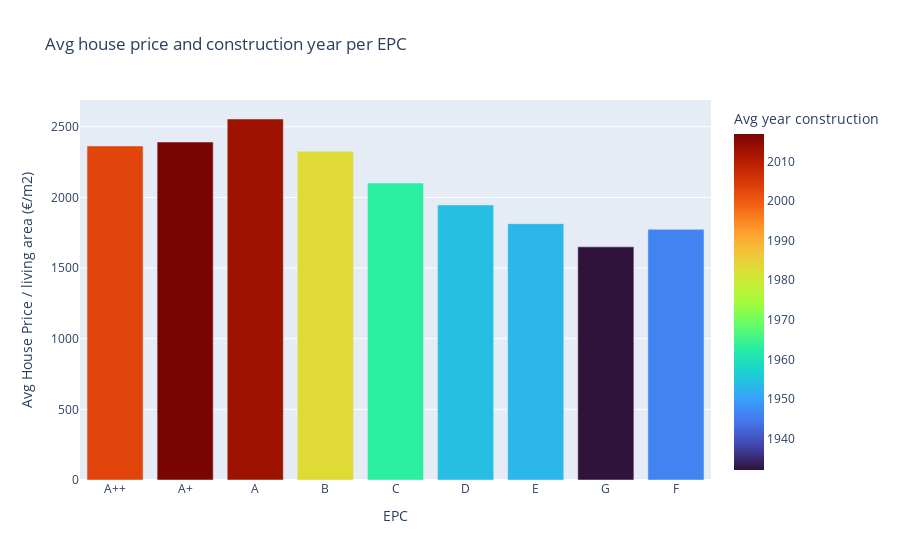

Notebook cell for this chart:
### Markdown cell above
## Graph avg house price/m2 versus year and EPC

### Code cell
# Selecting only columns with EPC correctly inputed
mask_epc = price_no_outliers['epc'].isin(["A++", "A+", "A", "B", "C", "D", "E", "F", "G"])
compare_epc= price_no_outliers[mask_epc]

# Grouping interesting variables per EPC type
compare_epc = compare_epc.groupby('epc', as_index=False)[["Price per Living Area",'construction_year','Price per Total Area']].mean().round()

# Starts bar plot to compare EPC, average pricing and construction year
fig = px.bar(compare_epc, x='epc', y='Price per Living Area', color='construction_year', title="Avg house price and construction year per EPC", labels = {'Price per Living Area':'Avg House Price / living area (€/m2)', 'epc': "EPC", "construction_year": "Avg year construction"}, color_continuous_scale = 'Turbo')
fig.update_xaxes(categoryorder='array', categoryarray= ['A++', 'A+', 'A', 'B', 'C', 'D', 'E', 'G'])
fig.show()

### Figure 1 — Plotly figure (JSON) as saved in the notebook; plotly's stock layout.template omitted (floating-point values rounded to 4 significant figures)
{"data": [{"alignmentgroup": "True", "hovertemplate": "EPC=%{x}<br>Avg House Price / living area (€/m2)=%{y}<br>Avg year construction=%{marker.color}<extra></extra>", "legendgroup": "", "marker": {"color": [2013, 2017, 2003, 1983, 1963, 1954, 1953, 1946, 1932], "coloraxis": "coloraxis", "pattern": {"shape": ""}}, "name": "", "offsetgroup": "", "orientation": "v", "showlegend": false, "textposition": "auto", "type": "bar", "x": ["A", "A+", "A++", "B", "C", "D", "E", "F", "G"], "xaxis": "x", "y": [2555, 2392, 2364, 2327, 2102, 1947, 1814, 1774, 1650], "yaxis": "y"}], "layout": {"barmode": "relative", "coloraxis": {"colorbar": {"title": {"text": "Avg year construction"}}, "colorscale": [[0, "#30123b"], [0.07143, "#4145ab"], [0.1429, "#4675ed"], [0.2143, "#39a2fc"], [0.2857, "#1bcfd4"], [0.3571, "#24eca6"], [0.4286, "#61fc6c"], [0.5, "#a4fc3b"], [0.5714, "#d1e834"], [0.6429, "#f3c63a"], [0.7143, "#fe9b2d"], [0.7857, "#f36315"], [0.8571, "#d93806"], [0.9286, "#b11901"], [1, "#7a0402"]]}, "legend": {"tracegroupgap": 0}, "title": {"text": "Avg house price and construction year per EPC"}, "xaxis": {"anchor": "y", "categoryarray": ["A++", "A+", "A", "B", "C", "D", "E", "G"], "categoryorder": "array", "domain": [0, 1], "title": {"text": "EPC"}}, "yaxis": {"anchor": "x", "domain": [0, 1], "title": {"text": "Avg House Price / living area (€/m2)"}}}}
